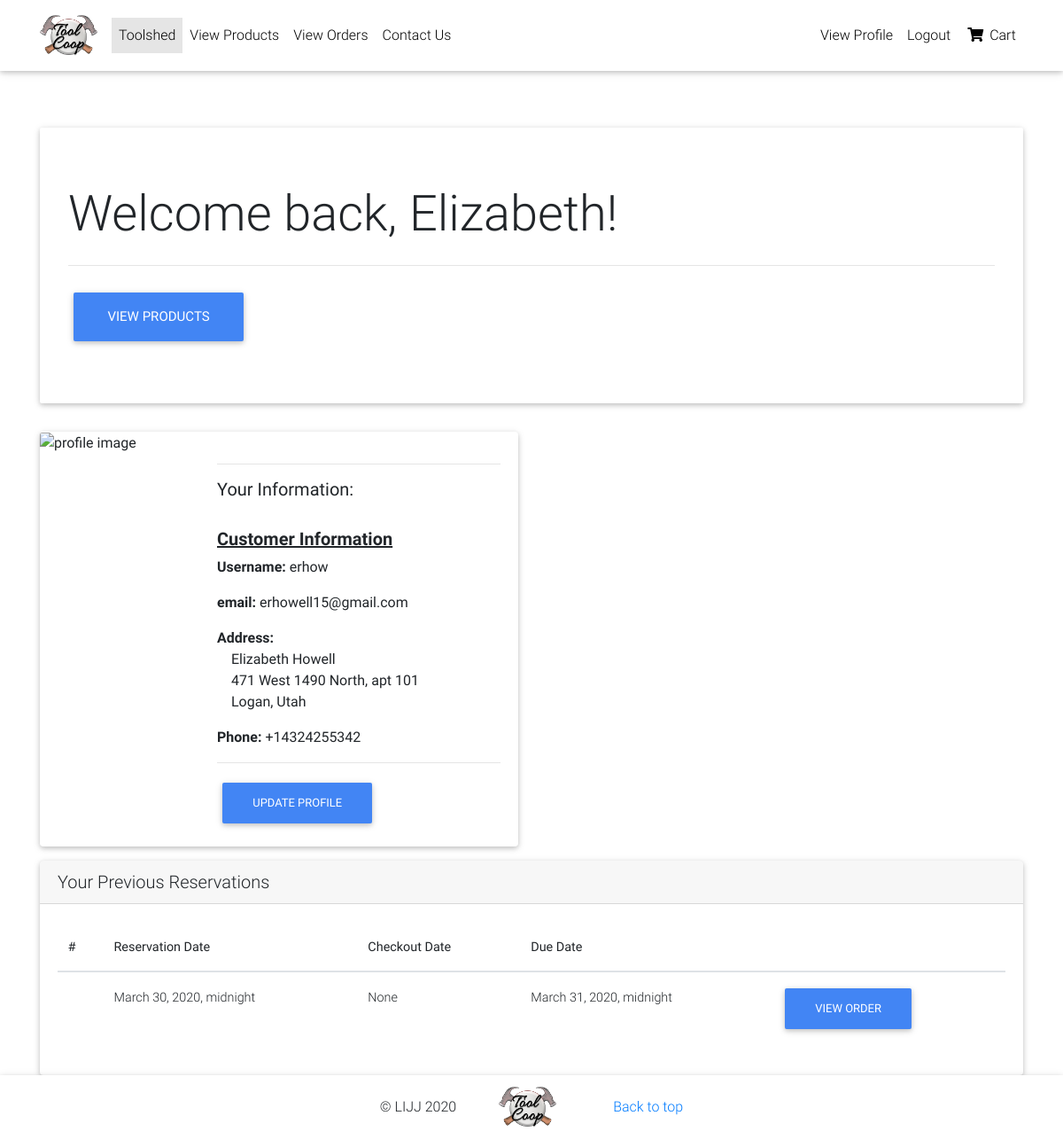
The app's page /profile/ (signed in), older data.
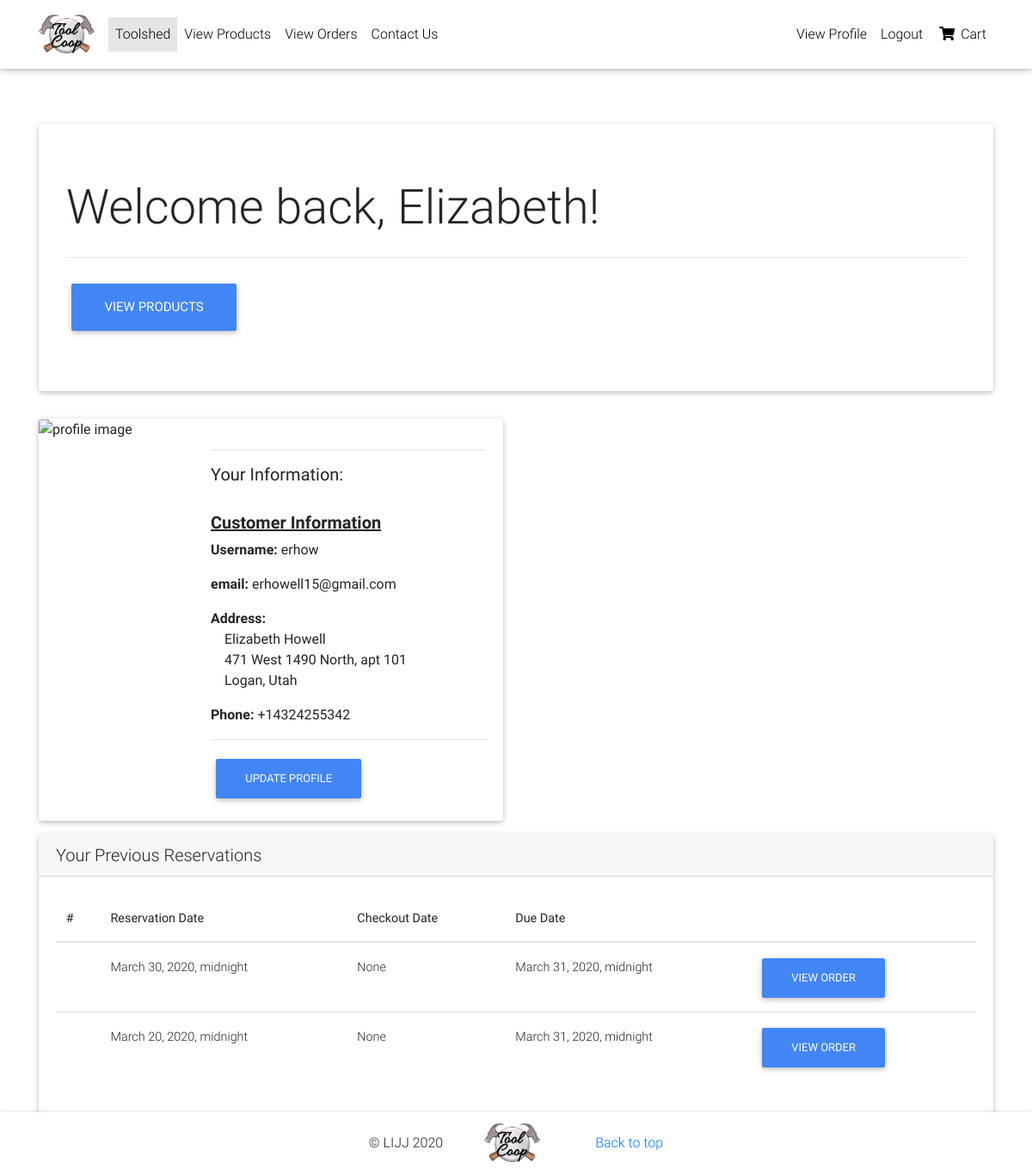
The same page, newer data.
### backend/models.py (models this page shows, shortened)
class Order(models.Model):
    user = models.ForeignKey(User, on_delete=models.CASCADE)
    items = models.ManyToManyField(OrderItem)
    is_reserved = models.BooleanField(default=False)
    is_checked_out = models.BooleanField(default=False)
    reservation_date = models.DateTimeField(null=True)
    checkout_date = models.DateTimeField(null=True)
    due_date = models.DateTimeField(null=True)
    checkin_date = models.DateTimeField(null=True)
    def get_absolute_url(self):
        return reverse("previous-order-summary", kwargs={'id':self.id})

### backend/views.py (the view)
# urls.py: path('profile/', profile, name='profile'),
@login_required
def profile(request):
    profile = Profile.objects.get(user=request.user)
    orders = Order.objects.filter(user=request.user)
    context = {
        'profile' : profile,
        'orders' : orders,
    }
    return render(request, 'backend/profile.html',context)

### backend/templates/backend/profile.html
{% extends "backend/base.html" %}
{% load crispy_forms_tags %}
{% block content %}
<main class="mt-5 pt-4">
  <div class="jumbotron">
    <h1 class="display-4">Welcome back, {{user.first_name }}!</h1>
    <hr class="my-4">
    <a class="btn btn-primary btn-lg" href="#" role="button">View Products</a>
  </div>
    <div class="card mb-3" style="max-width: 540px;">
        <div class="row no-gutters">
          <div class="col-md-4">
            <img src="{{ user.profile.img.url }}" class="card-img" alt="profile image">
          </div>
          <div class="col-md-8">
            <div class="card-body">
                <hr>
                <h5>Your Information:</h5>
                <br>
                <h5 class="font-weight-bold"><u>Customer Information</u></h5>
                <p>
                  <span class="font-weight-bold"> Username:</span>
                  {{ user.username }}
                </p>
                <p>
                    <span class="font-weight-bold"> email:</span>
                    {{ user.email }}
                </p>
                  <span class="font-weight-bold"> Address:</span>
                  <div class="text-left ml-3">
                    <p>{{ user.first_name }} {{ user.last_name}}
                      <br>
                      {{ profile.address1 }}, {{ profile.address2 }}
                      <br>
                      {{ profile.city }}, {{ profile.state }}
                    </p>
                  </div>
                  <p>
                    <span class="font-weight-bold"> Phone:</span>
                    {{ profile.phone }}
                </p>
                <hr>
                <a class="btn btn-primary" href="{% url 'edit-profile' %}"> Update Profile</a>
            </div>
          </div>
        </div>
      </div>
      <div class="card">
        <h5 class="card-header">Your Previous Reservations</h5>
        <div class="card-body">
          <table class="table">
            <thead>
              <tr>
                <th scope="col">#</th>
                <th scope="col">Reservation Date</th>
                <th scope="col">Checkout Date</th>
                <th scope="col">Due Date</th>
                <th scope="col"></th>
              </tr>
            </thead>
            <tbody>
              {% for order in orders %}
              <tr>
                <th scope="row"></th>
                <td>{{ order.reservation_date }}</td>
                <td>{{ order.checkout_date }}</td>
                <td>{{ order.due_date }}</td>
                <td><a class="btn btn-primary" href="{{ order.get_absolute_url }}">View Order</a> </td>
              </tr>
              {% endfor %}
            </tbody>
          </table>
        </div>
      </div>
</main>
{% endblock content %}

Row changes from the older to the newer data that the page shows:
added Order: reservation_date "March 20, 2020, midnight", checkout_date "None", due_date "March 31, 2020, midnight"
